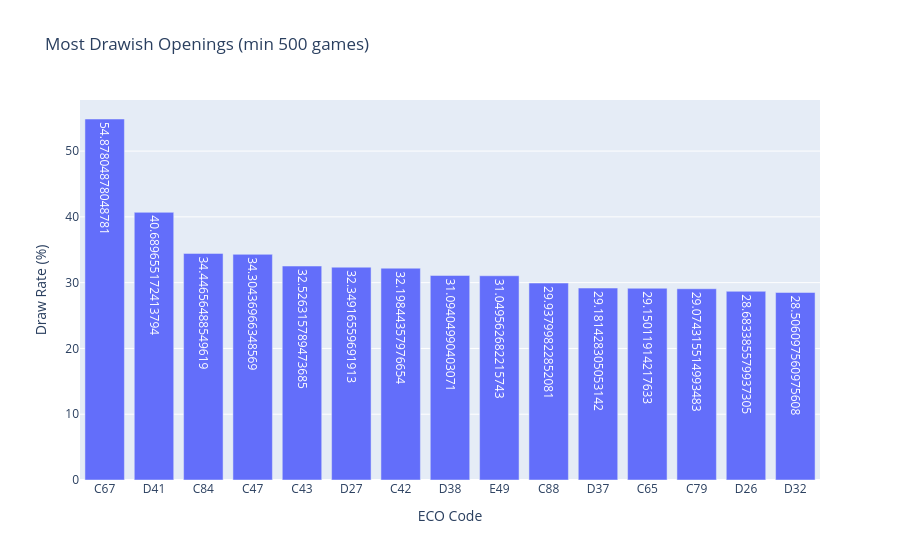

The notebook cell saved with this chart:
### Code cell
fig = px.bar(
    draw_df.head(15),
    x="eco",
    y="draw_rate",
    text="draw_rate",
    title="Most Drawish Openings (min 500 games)"
)

fig.update_layout(
    xaxis_title="ECO Code",
    yaxis_title="Draw Rate (%)"
)

fig.show()

### Figure 1 — Plotly figure (JSON) as saved in the notebook; plotly's stock layout.template omitted (floating-point values rounded to 4 significant figures)
{"data": [{"hovertemplate": "eco=%{x}<br>draw_rate=%{text}<extra></extra>", "legendgroup": "", "marker": {"color": "#636efa", "pattern": {"shape": ""}}, "name": "", "orientation": "v", "showlegend": false, "text": [54.88, 40.69, 34.45, 34.3, 32.53, 32.35, 32.2, 31.09, 31.05, 29.94, 29.18, 29.15, 29.07, 28.68, 28.51], "textposition": "auto", "type": "bar", "x": ["C67", "D41", "C84", "C47", "C43", "D27", "C42", "D38", "E49", "C88", "D37", "C65", "C79", "D26", "D32"], "xaxis": "x", "y": [54.88, 40.69, 34.45, 34.3, 32.53, 32.35, 32.2, 31.09, 31.05, 29.94, 29.18, 29.15, 29.07, 28.68, 28.51], "yaxis": "y"}], "layout": {"barmode": "relative", "legend": {"tracegroupgap": 0}, "title": {"text": "Most Drawish Openings (min 500 games)"}, "xaxis": {"anchor": "y", "domain": [0, 1], "title": {"text": "ECO Code"}}, "yaxis": {"anchor": "x", "domain": [0, 1], "title": {"text": "Draw Rate (%)"}}}}
